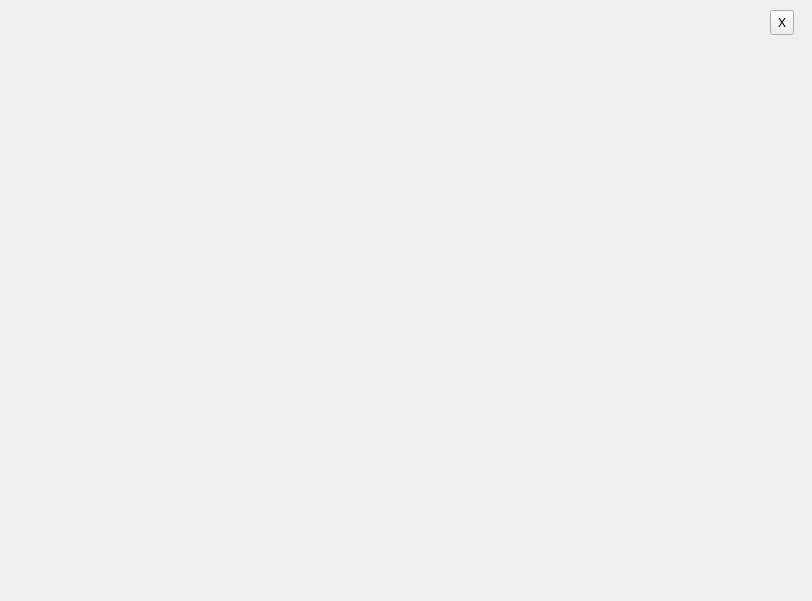
<?xml version="1.0" encoding="UTF-8"?>
<ui version="4.0">
 <class>Widgets</class>
 <widget class="QWidget" name="Widgets">
  <property name="geometry">
   <rect>
    <x>0</x>
    <y>0</y>
    <width>812</width>
    <height>601</height>
   </rect>
  </property>
  <property name="windowTitle">
   <string>Form</string>
  </property>
  <property name="styleSheet">
   <string notr="true">QWidget:focus{outline: none;}</string>
  </property>
  <widget class="QToolButton" name="toolButton">
   <property name="geometry">
    <rect>
     <x>770</x>
     <y>10</y>
     <width>24</width>
     <height>25</height>
    </rect>
   </property>
   <property name="text">
    <string>X</string>
   </property>
  </widget>
  <widget class="QWidget" name="gridLayoutWidget">
   <property name="geometry">
    <rect>
     <x>0</x>
     <y>40</y>
     <width>811</width>
     <height>561</height>
    </rect>
   </property>
   <layout class="QGridLayout" name="gridLayout"/>
  </widget>
 </widget>
 <resources/>
 <connections/>
</ui>
